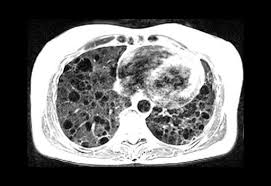
%> input picture 1.jpg, 271 x 186 px
$ octave Asbtmi.m   (GNU Octave 9; MATLAB toolbox functions it lacks are replaced by stand-ins)
%> lines starting %> are read from the running program, lines starting %| are printed output that depends on the picture; in (x1, y1, x2, y2) boxes, pixels count from 0 and x2, y2 are one past the last pixel; in counts of white or black regions, pixels touching at a corner belong together; the program's own positions count from 1
### anisodiff.m
function diff_im = anisodiff(im, num_iter, delta_t, kappa, option)
fprintf('Removing noise\n');


fprintf('Filtering Completed !!');

% Convert input image to double.
im = double(im);

% PDE (partial differential equation) initial condition.
diff_im = im;

% Center pixel distances.
dx = 1;
dy = 1;
dd = sqrt(2);

% 2D convolution masks - finite differences.
hN = [0 1 0; 0 -1 0; 0 0 0];
hS = [0 0 0; 0 -1 0; 0 1 0];
hE = [0 0 0; 0 -1 1; 0 0 0];
hW = [0 0 0; 1 -1 0; 0 0 0];
hNE = [0 0 1; 0 -1 0; 0 0 0];
hSE = [0 0 0; 0 -1 0; 0 0 1];
hSW = [0 0 0; 0 -1 0; 1 0 0];
hNW = [1 0 0; 0 -1 0; 0 0 0];

% Anisotropic diffusion.
for t = 1:num_iter

        % Finite differences. [imfilter(.,.,'conv') can be replaced by conv2(.,.,'same')]
        nablaN = imfilter(diff_im,hN,'conv');
        nablaS = imfilter(diff_im,hS,'conv');
        nablaW = imfilter(diff_im,hW,'conv');
        nablaE = imfilter(diff_im,hE,'conv');
        nablaNE = imfilter(diff_im,hNE,'conv');
        nablaSE = imfilter(diff_im,hSE,'conv');
        nablaSW = imfilter(diff_im,hSW,'conv');
        nablaNW = imfilter(diff_im,hNW,'conv');

        % Diffusion function.
        if option == 1
            cN = exp(-(nablaN/kappa).^2);
            cS = exp(-(nablaS/kappa).^2);
            cW = exp(-(nablaW/kappa).^2);
            cE = exp(-(nablaE/kappa).^2);
            cNE = exp(-(nablaNE/kappa).^2);
            cSE = exp(-(nablaSE/kappa).^2);
            cSW = exp(-(nablaSW/kappa).^2);
            cNW = exp(-(nablaNW/kappa).^2);
        elseif option == 2
            cN = 1./(1 + (nablaN/kappa).^2);
            cS = 1./(1 + (nablaS/kappa).^2);
            cW = 1./(1 + (nablaW/kappa).^2);
            cE = 1./(1 + (nablaE/kappa).^2);
            cNE = 1./(1 + (nablaNE/kappa).^2);
            cSE = 1./(1 + (nablaSE/kappa).^2);
            cSW = 1./(1 + (nablaSW/kappa).^2);
            cNW = 1./(1 + (nablaNW/kappa).^2);
        end

        % Discrete PDE solution.
        diff_im = diff_im + ...
                  delta_t*(...
                  (1/(dy^2))*cN.*nablaN + (1/(dy^2))*cS.*nablaS + ...
                  (1/(dx^2))*cW.*nablaW + (1/(dx^2))*cE.*nablaE + ...
                  (1/(dd^2))*cNE.*nablaNE + (1/(dd^2))*cSE.*nablaSE + ...
                  (1/(dd^2))*cSW.*nablaSW + (1/(dd^2))*cNW.*nablaNW );


end

### svm.m

function seg = svm(I,init_mask,max_its,alpha,display)
  %-- default value for parameter alpha is .1
  if(~exist('alpha','var'))
    alpha = .2;
  end
  %-- default behavior is to display intermediate outputs
  if(~exist('display','var'))
    display = true;
  end
  %-- ensures image is 2D double matrix
 % I = im2graydouble(I);

  %-- Create a signed distance map (SDF) from mask
  phi = mask2phi(init_mask);

  %--main loop
  for its = 1:max_its   % Note: no automatic convergence test

    idx = find(phi <= 1.2 & phi >= -1.2);  %get the curve's narrow band

    %-- find interior and exterior mean
    upts = find(phi<=0);                 % interior points
    vpts = find(phi>0);                  % exterior points
    u = sum(I(upts))/(length(upts)+eps); % interior mean
    v = sum(I(vpts))/(length(vpts)+eps); % exterior mean

    F = (I(idx)-u).^2-(I(idx)-v).^2;         % force from image information
    curvature = get_curvature(phi,idx);  % force from curvature penalty

    dphidt = F./max(abs(F)) + alpha*curvature;  % gradient descent to minimize energy

    %-- maintain the CFL condition
    dt = .45/(max(dphidt)+eps);

    %-- evolve the curve
    phi(idx) = phi(idx) + dt.*dphidt;

    %-- Keep SDF smooth
    phi = sussman(phi, .5);%pause(0.7);

    %-- intermediate output
    if((display>0)&&(mod(its,20) == 0))
      showCurveAndPhi(I,phi,its);
    end
  end

  %-- final output
  if(display)
    showCurveAndPhi(I,phi,its);
  end

  %-- make mask from SDF
  seg = phi<=0; %-- Get mask from levelset


%---------------------------------------------------------------------
%---------------------------------------------------------------------
%-- AUXILIARY FUNCTIONS ----------------------------------------------
%---------------------------------------------------------------------
%---------------------------------------------------------------------


%-- Displays the image with curve superimposed
function showCurveAndPhi(I, phi, i)
%   axes(handles.axes4);imshow(I,'initialmagnification',200,'displayrange',[0 255]); hold on;
%   contour(phi, [0 0], 'g','LineWidth',3);
%   contour(phi, [0 0], 'k','LineWidth',2);
%   hold off; title('SVM Classifier'); drawnow;

%-- converts a mask to a SDF
function phi = mask2phi(init_a)
  phi=bwdist(init_a)-bwdist(1-init_a)+im2double(init_a)-.5;

%-- compute curvature along SDF
function curvature = get_curvature(phi,idx)
    [dimy, dimx] = size(phi);
    [y x] = ind2sub([dimy,dimx],idx);  % get subscripts

    %-- get subscripts of neighbors
    ym1 = y-1; xm1 = x-1; yp1 = y+1; xp1 = x+1;

    %-- bounds checking
    ym1(ym1<1) = 1; xm1(xm1<1) = 1;
    yp1(yp1>dimy)=dimy; xp1(xp1>dimx) = dimx;

    %-- get indexes for 8 neighbors
    idup = sub2ind(size(phi),yp1,x);
    iddn = sub2ind(size(phi),ym1,x);
    idlt = sub2ind(size(phi),y,xm1);
    idrt = sub2ind(size(phi),y,xp1);
    idul = sub2ind(size(phi),yp1,xm1);
    idur = sub2ind(size(phi),yp1,xp1);
    iddl = sub2ind(size(phi),ym1,xm1);
    iddr = sub2ind(size(phi),ym1,xp1);

    %-- get central derivatives of SDF at x,y
    phi_x  = -phi(idlt)+phi(idrt);
    phi_y  = -phi(iddn)+phi(idup);
    phi_xx = phi(idlt)-2*phi(idx)+phi(idrt);
    phi_yy = phi(iddn)-2*phi(idx)+phi(idup);
    phi_xy = -0.25*phi(iddl)-0.25*phi(idur)...
             +0.25*phi(iddr)+0.25*phi(idul);
    phi_x2 = phi_x.^2;
    phi_y2 = phi_y.^2;

    %-- compute curvature (Kappa)
    curvature = ((phi_x2.*phi_yy + phi_y2.*phi_xx - 2*phi_x.*phi_y.*phi_xy)./...
              (phi_x2 + phi_y2 +eps).^(3/2)).*(phi_x2 + phi_y2).^(1/2);


%-- level set re-initialization
function D = sussman(D, dt)
  % forward/backward differences
  a = D - shiftR(D); % backward
  b = shiftL(D) - D; % forward
  c = D - shiftD(D); % backward
  d = shiftU(D) - D; % forward

  a_p = a;  a_n = a; % a+ and a-
  b_p = b;  b_n = b;
  c_p = c;  c_n = c;
  d_p = d;  d_n = d;

  a_p(a < 0) = 0;
  a_n(a > 0) = 0;
  b_p(b < 0) = 0;
  b_n(b > 0) = 0;
  c_p(c < 0) = 0;
  c_n(c > 0) = 0;
  d_p(d < 0) = 0;
  d_n(d > 0) = 0;

  dD = zeros(size(D));
  D_neg_ind = find(D < 0);
  D_pos_ind = find(D > 0);
  dD(D_pos_ind) = sqrt(max(a_p(D_pos_ind).^2, b_n(D_pos_ind).^2) ...
                       + max(c_p(D_pos_ind).^2, d_n(D_pos_ind).^2)) - 1;
  dD(D_neg_ind) = sqrt(max(a_n(D_neg_ind).^2, b_p(D_neg_ind).^2) ...
                       + max(c_n(D_neg_ind).^2, d_p(D_neg_ind).^2)) - 1;

  D = D - dt .* sussman_sign(D) .* dD;

%-- whole matrix derivatives
function shift = shiftD(M)
  shift = shiftR(M')';

function shift = shiftL(M)
  shift = [ M(:,2:size(M,2)) M(:,size(M,2)) ];

function shift = shiftR(M)
  shift = [ M(:,1) M(:,1:size(M,2)-1) ];

function shift = shiftU(M)
  shift = shiftL(M')';

function S = sussman_sign(D)
  S = D ./ sqrt(D.^2 + 1);

### Asbtmi.m
clc
clear all
close all
[I,path]=uigetfile('*.jpg','select a input image');
%> the answer given: 1.jpg
str=strcat(path,I);
s=imread(str);
%> s is the input picture: size 186x271x3 uint8; min 0, max 255, mean 99.3
num_iter = 10;
delta_t = 1/7;
kappa = 15;
option = 2;
disp('Preprocessing image please wait . . .');
ad = anisodiff(s,num_iter,delta_t,kappa,option);
%> after the loop in anisodiff, `for t = 1:num_iter`:
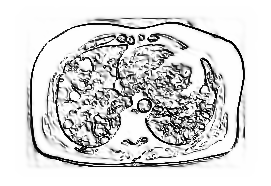
%> cNE: size 186x271x3 double; min 0.00425, max 1, mean 0.85
%> after the loop in anisodiff, `for t = 1:num_iter`:
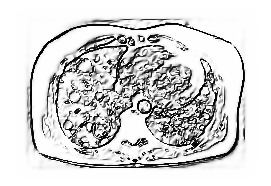
%> cSE: size 186x271x3 double; min 0.00424, max 1, mean 0.841; mean of the top-left, top-right, bottom-left and bottom-right quarters 0.849, 0.878, 0.848, 0.792
%> after the loop in anisodiff, `for t = 1:num_iter`:
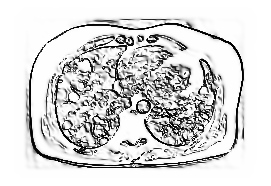
%> cSW: size 186x271x3 double; min 0.00425, max 1, mean 0.85; mean of the top-left, top-right, bottom-left and bottom-right quarters 0.874, 0.87, 0.833, 0.823
%> after the loop in anisodiff, `for t = 1:num_iter`:
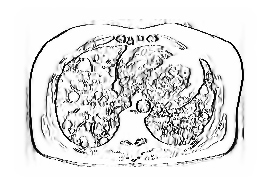
%> cW: size 186x271x3 double; min 0.00469, max 1, mean 0.894; mean of the top-left, top-right, bottom-left and bottom-right quarters 0.904, 0.915, 0.888, 0.87
% figure, subplot 121, imshow(s,[]),title('Input image'), subplot 122, imshow(ad,[]),title('Fitered image'),l1=30;l2=37;l3=40;l4=42;q1=53;q2=39;q3=36;q4=40;z1=26;z2=16;z3=53;z4=60;
disp('classifying tumor boundary');
m = zeros(size(ad,1),size(ad,2));
m(90:100,110:135) = 1;
%> m: size 186x271 double; values 0 (black) and 1 (white), 0.57% white; 1 white region, box (x1, y1, x2, y2) and area: (109, 89, 135, 100) 286
ad = imresize(ad,.5);
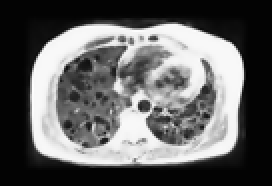
%> ad: size 93x136x3 double (shown 2 times larger); min -3.15, max 261.5, mean 99.3; drawn with min black and max white
m = imresize(m,.5);
figure
subplot(2,2,1); imshow(ad,[]); title('Input Image');
if(strcmp(I,'a1.jpg')||strcmp(I,'a.jpg'))
for aa=1:10
    subplot(2,2,2); imshow(ad,[]);title('Locating Bounding box');
    rectangle('Position',[l1 l2 l3 l4],'EdgeColor','y');
    pause(0.5);
    l1=l1+1;l2=l2+1;l3=l3-2;l4=l4-2;

end
end

if(strcmp(I,'b1.jpg')||strcmp(I,'b.jpg'))
    for aa=1:10
        subplot(2,2,2); imshow(ad,[]);title('Locating Bounding box');
    rectangle('Position',[q1 q2 q3 q4],'EdgeColor','y'); %a1
    pause(0.5);
    q1=q1+1;q2=q2+1;q3=q3-2;q4=q4-2;
    end
end
subplot(2,2,2); title('Segmentation');
seg = svm(ad, m, 20);
%> the loop in svm, `for its = 1:max_its` made 20 passes
%> (u, v, dt) on passes 1 to 12: (146.6, 98.9, 0.707), (160.9, 98.72, 0.656), (171, 98.64, 0.689), (181, 98.62, 0.617), (190.2, 98.53, 0.548), (195.5, 98.52, 0.532), (201.3, 98.53, 0.408), (203.1, 98.51, 0.428), (207.7, 98.48, 0.451), (211.4, 98.45, 0.462), (212.5, 98.44, 0.451), (215, 98.45, 0.474)
%> pass 1, in sussman, `b = shiftL(D) - D;`:
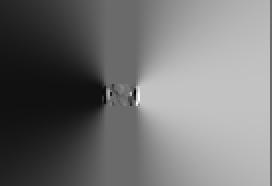
%> b: size 93x136 single (shown 2 times larger); min -1.2, max 1.69, mean 0.0964; mean of the top-left, top-right, bottom-left and bottom-right quarters -0.553, 0.745, -0.576, 0.77; drawn with min black and max white
%> in svm, `seg = phi<=0;`:
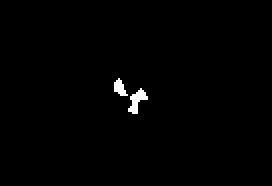
%> seg: size 93x136 logical (shown 2 times larger); 0.77% white; 2 white regions, box (x1, y1, x2, y2) and area: (64, 44, 74, 57) 61, (57, 39, 64, 48) 37
subplot(2,2,3); imshow(seg); title('Segmented Tumor');

$ run again, on 3.jpg
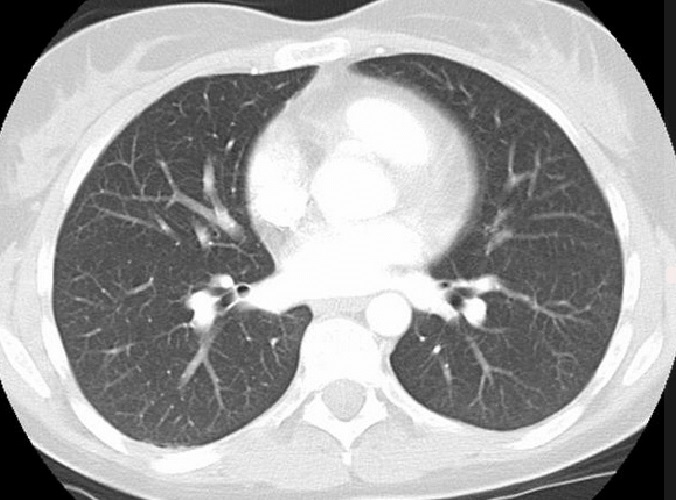
%> input picture 3.jpg, 676 x 500 px
%> s is the input picture: size 500x676x3 uint8; mean R, G, B 162.6, 162.6, 162.5
%> `m(90:100,110:135) = 1;`:
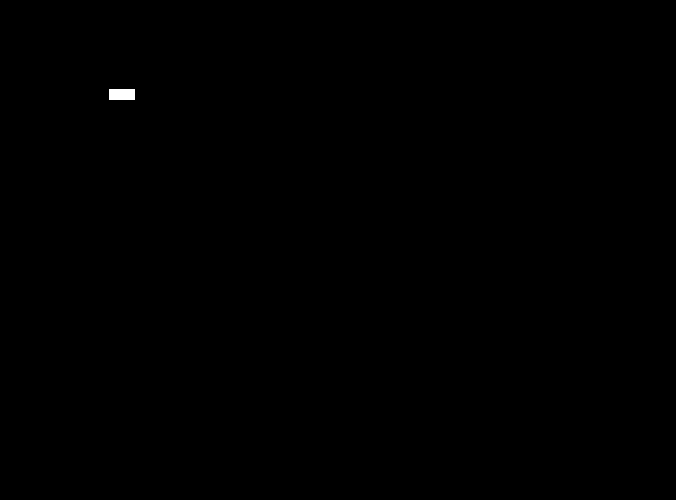
%> m: size 500x676 double; values 0 (black) and 1 (white), 0.08% white; 1 white region, box (x1, y1, x2, y2) and area: (109, 89, 135, 100) 286
%> the loop in svm, `for its = 1:max_its` made 20 passes
%> (u, v) on passes 4 to 11: (0, 162.5), (0, 162.5), (0, 162.5), (0, 162.5), (0, 162.5), (0, 162.5), (0, 162.5), (0, 162.5)
%> pass 1, in sussman, `a = D - shiftR(D);`:
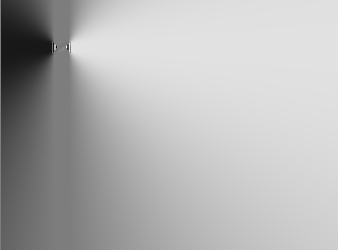
%> a: size 250x338 single; min -1.25, max 1.3, mean 0.54; drawn with min black and max white
%> seg: size 250x338 logical; every value is 0

$ run again, on 4.jpg
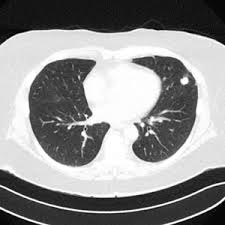
%> input picture 4.jpg, 225 x 225 px
%> s is the input picture: size 225x225x3 uint8; min 0, max 255, mean 142.3
%> `m(90:100,110:135) = 1;`:
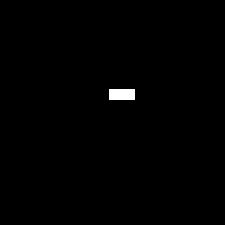
%> m: size 225x225 double; values 0 (black) and 1 (white), 0.56% white; 1 white region, box (x1, y1, x2, y2) and area: (109, 89, 135, 100) 286
%> the loop in svm, `for its = 1:max_its` made 20 passes
%> (u, v) on passes 4 to 11: (0, 142.1), (0, 142.1), (0, 142.1), (0, 142.1), (0, 142.1), (0, 142.1), (0, 142.1), (0, 142.1)
%> after the loop in svm, `for its = 1:max_its`:
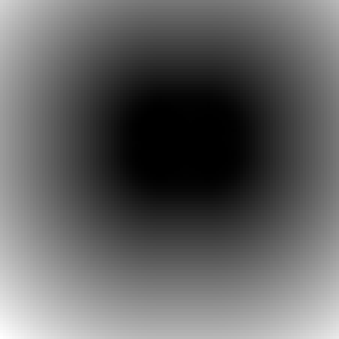
%> phi: size 113x113 single (shown 3 times larger); min 9.56, max 80.35, mean 36.6; drawn with min black and max white
%> seg: size 113x113 logical; every value is 0
